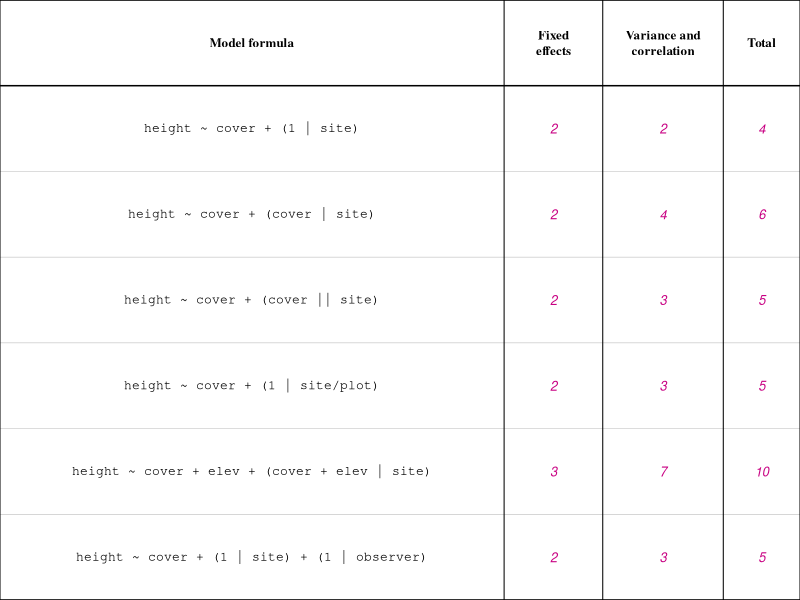

R code for this plot:
## ---- chunk 1
knitr::opts_chunk$set(echo = FALSE)
ans_col <- rgb(200, 0, 130, maxColorValue = 255)

# filled table: first column black, answer columns magenta italic
blank_table <- function(headers, body, col_widths = NULL,
                        header_height = 0.35, row_height = 0.5, cex = 0.95) {
  nc <- length(headers); nr <- length(body)
  if (is.null(col_widths)) col_widths <- rep(1, nc)
  col_widths <- col_widths / sum(col_widths)
  cx <- c(0, cumsum(col_widths))
  h_total <- header_height + nr * row_height
  par(mar = c(0, 0, 0, 0), family = "serif")
  plot(NA, xlim = c(0, 1), ylim = c(0, h_total), axes = FALSE, xlab = "", ylab = "",
       xaxs = "i", yaxs = "i")
  y <- h_total
  segments(0, y, 1, y, lwd = 1.5)
  y <- y - header_height
  segments(0, y, 1, y, lwd = 1.5)
  for (i in seq_len(nr)) {
    y <- y - row_height
    segments(0, y, 1, y, lwd = if (i == nr) 1.5 else 0.5,
             col = if (i == nr) "black" else "grey70")
  }
  for (v in cx) segments(v, 0, v, h_total, lwd = 1)
  yh <- h_total - header_height / 2
  for (j in seq_len(nc)) text((cx[j] + cx[j + 1]) / 2, yh, labels = headers[[j]], font = 2, cex = cex)
  y <- h_total - header_height
  for (i in seq_len(nr)) {
    yc <- y - row_height / 2
    for (j in seq_len(nc)) {
      text((cx[j] + cx[j + 1]) / 2, yc, labels = body[[i]][[j]], cex = cex,
           family = if (j == 1) "mono" else "sans",
           col = if (j > 1) ans_col else "black", font = if (j > 1) 3 else 1)
    }
    y <- y - row_height
  }
}

# Part 1: fixed effects and variance/correlation parameters (including sigma)
formulas <- c("height ~ cover + (1 | site)", "height ~ cover + (cover | site)",
              "height ~ cover + (cover || site)", "height ~ cover + (1 | site/plot)",
              "height ~ cover + elev + (cover + elev | site)",
              "height ~ cover + (1 | site) + (1 | observer)")
n_fixed <- c(2, 2, 2, 2, 3, 2)
k_re <- c(1, 2, 2, 1, 3, 1)                 # random effects per site in each term
n_var <- c(1 + 1,                            # tau, sigma
           k_re[2] + choose(k_re[2], 2) + 1,  # 2 SDs, 1 correlation, sigma
           2 + 1,                            # 2 SDs, sigma
           2 + 1,                            # site SD, plot SD, sigma
           k_re[5] + choose(k_re[5], 2) + 1,  # 3 SDs, 3 correlations, sigma
           2 + 1)                            # site SD, observer SD, sigma
count_body <- lapply(seq_along(formulas), function(i)
  list(formulas[i], n_fixed[i], n_var[i], n_fixed[i] + n_var[i]))

# Part 3
tau_a <- 0.15; tau_b <- 0.10; rho <- -0.6; sigma <- 0.12
var_y <- function(x) tau_a^2 + 2 * rho * tau_a * tau_b * x + tau_b^2 * x^2 + sigma^2
x_min <- -rho * tau_a / tau_b
var_min <- tau_a^2 * (1 - rho^2)

# Part 4
J <- 12
stan_count <- function(J) 2 + 2 + 1 + 2 * J + 1     # mu, tau, L (1 free), z, sigma
## ---- chunk 2
blank_table(
  headers = list("Model formula", "Fixed\neffects", "Variance and\ncorrelation", "Total"),
  header_height = 0.5,
  body = count_body,
  col_widths = c(4.6, 0.9, 1.1, 0.7),
  cex = 0.78
)
